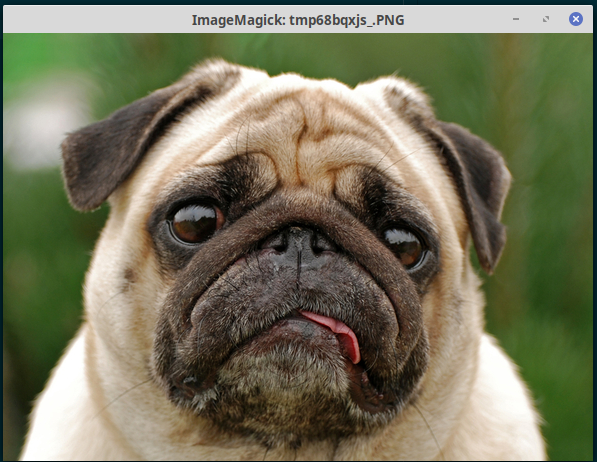
#> input picture modules/dog.jpg, 597 x 462 px
$ python pillow_contrast_2.py
#> lines starting #> are read from the running program, lines starting #| are printed output that depends on the picture
from PIL import Image, ImageEnhance

def ikelimas(paveikslelis,exct, kontrastas, spalvingumas, ryskumas):
#> called with paveikslelis = 'dog', exct = '.jpg', kontrastas = 2, spalvingumas = 2, ryskumas = 3
    imgs=Image.open(paveikslelis + exct)
#> imgs is the input picture: PIL image 597x462 RGB; mean R, G, B 117.7, 116.6, 91.3

    kontr=ImageEnhance.Contrast(imgs).enhance(kontrastas)
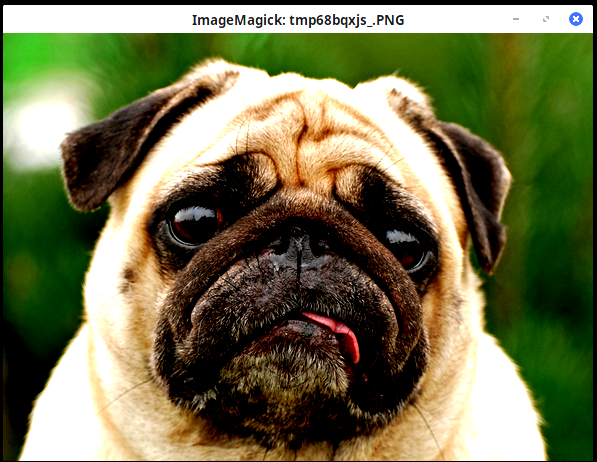
#> kontr: PIL image 597x462 RGB; mean R, G, B 113.2, 114.2, 77.1
    colors=ImageEnhance.Color(kontr).enhance(spalvingumas)
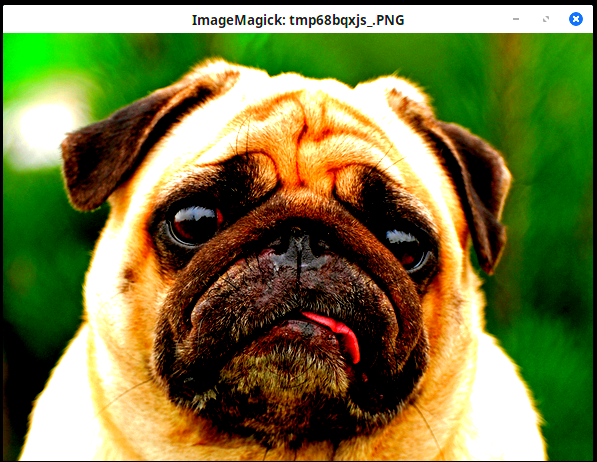
#> colors: PIL image 597x462 RGB; mean R, G, B 116.9, 118.9, 63
    rysk=ImageEnhance.Brightness(colors).enhance(ryskumas)
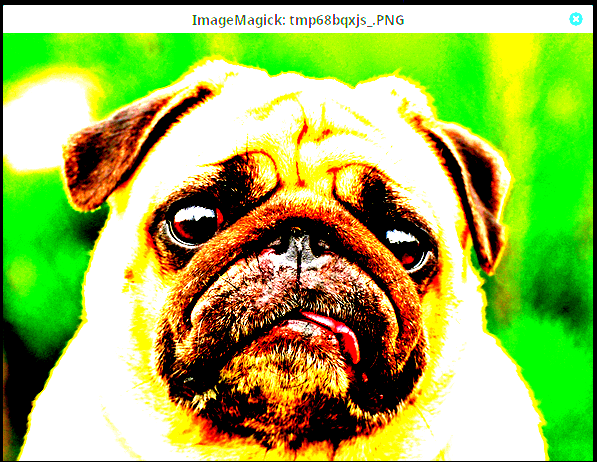
#> rysk: PIL image 597x462 RGB; mean R, G, B 156.8, 183.5, 86.8

    imgs.show(), rysk.show()

    pasirinkias=int(input("Ar norite koreguota faila isaugoti? 0-NE, 1-TAIP"))
#> the answer given: 1

    if pasirinkias == 1:
        rysk.save(paveikslelis + "_modified" + exct)
        print("Isaugoma")

    if pasirinkias == 0:
        print("Isjungiama")

ikelimas("dog",".jpg",2,2,3)
